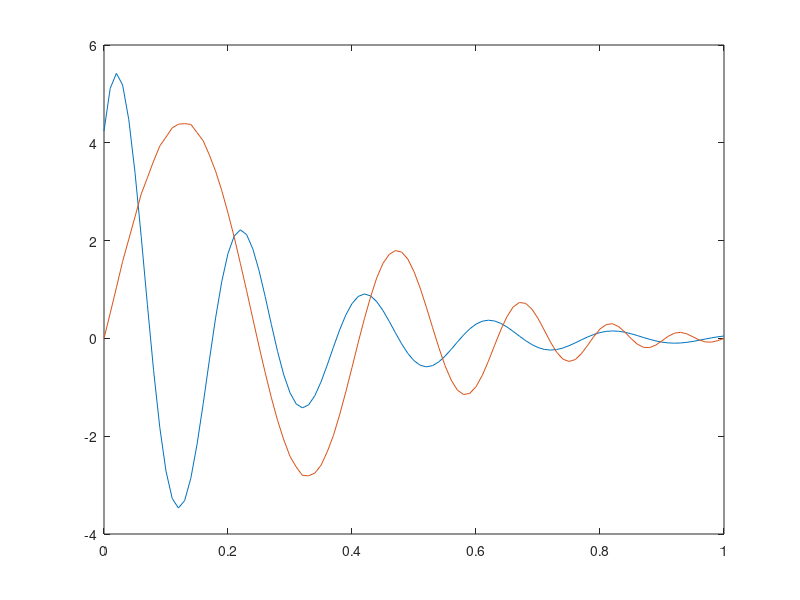

This figure's MATLAB source: (Note: this script raises an error after producing the figure.)
% penalized registration example (diagonal case)
clear all; close all;
%%%%%%%%%%%%%%%%%%%%%%%%%%%%%%%%%%%%%%%%%%%%%%%%%%%%%%%%%%%%%%%%%%%%%%%%%%%%%%%%%%%%%%%%%%%%%%%%%%%%%%%%%%%
%%% Step 1: simulate f1 and f2 as the two functions to be aligned
%%%%%%%%%%%%%%%%%%%%%%%%%%%%%%%%%%%%%%%%%%%%%%%%%%%%%%%%%%%%%%%%%%%%%%%%%%%%%%%%%%%%%%%%%%%%%%%%%%%%%%%%%%%
N = 101;
t = linspace(0,1,N);
f1 = @(x) 6*(0.8).^(20*x).*cos(10*pi.*x-pi/4);
f2 = @(x) 5*(0.8).^(20*x).*sin(10*pi.*x);
time_gap = 1/(N-1);
a = [-0.5, 2];
f1 = f1(t)';
gamma2 = (exp(a(2)*t)-1)/(exp(a(2))-1);
f2 = 1.1*interp1(t,f2(t),gamma2);
f2 = f2';
figure(1); clf;
plot(t, f1, t, f2);
q1 = sign(gradient(f1)/time_gap).*sqrt(abs(gradient(f1)/time_gap));
q2 = sign(gradient(f2)/time_gap).*sqrt(abs(gradient(f2)/time_gap));

%%%%%%%%%%%%%%%%%%%%%%%%%%%%%%%%%%%%%%%%%%%%%%%%%%%%%%%%%%%%%%%%%%%%%%%%%%%%%%%%%%%%%%%%%%
%%% Step 2: Gradient Descent for Penalized function alignment
%%%%%%%%%%%%%%%%%%%%%%%%%%%%%%%%%%%%%%%%%%%%%%%%%%%%%%%%%%%%%%%%%%%%%%%%%%%%%%%%%%%%%%%%%%
lamb = 10; %% set penalty parameter
ini_gamma = t.^(0.2); %% set initial function
learnrate = 0.0002; %% set learning rate
Maxiter = 100;
% simulate the diagnal inverse covariance f_cov
t = t';
f_function1 = @(t) 0.025*(t+0.1);
f_function2 = @(t) 2.5*t;
x1 = linspace(1,100,101);
f_cov = f_function1(x1(1:60)');
f_cov(62:101,:)= f_function2(x1(61:100));

% calculate the optimal warping new_gamma
new_gamma = penaltyFA(f1, f2, t, f_cov, lamb, ini_gamma, learnrate, Maxiter);

%%%%%%%%%%%%%%%%%%%%%%%%%%%%%%%%%%%%%%%%%%%%%%%%%%%%%%%%%%%%%%%%%%%%%%%%%%%%%%%%%%%%%%%%%%
%%% Step 3: Align f2 to match f1 without penalty by setting lamb = 0
%%%%%%%%%%%%%%%%%%%%%%%%%%%%%%%%%%%%%%%%%%%%%%%%%%%%%%%%%%%%%%%%%%%%%%%%%%%%%%%%%%%%%%%%%%
lamb = 0;
learnrate = 0.0003;
gamma_t = penaltyFA(f1, f2, t, f_cov, lamb, ini_gamma, learnrate, Maxiter);


%%%%%%%%%%%%%%%%%%%%%%%%%%%%%%%%%%%%%%%%%%%%%%%%%%%%%%%%%%%%%%%%%%%%%%%%%%%%%%%%%%%%%%%%%%
%%% Step 4: plot the alignment results
%%%%%%%%%%%%%%%%%%%%%%%%%%%%%%%%%%%%%%%%%%%%%%%%%%%%%%%%%%%%%%%%%%%%%%%%%%%%%%%%%%%%%%%%%%
lsize = 16; % Label fontsize
nsize = 18; % Axis fontsize
figure(7);clf;
plot(t, gamma_t,'R','LineWidth', 1.5);
hold on;
plot(t, new_gamma,'K','LineWidth', 1.5);
plot(t, t ,'G','LineWidth', 1.5);
legend({'\gamma*_{\lambda=0}','\gamma*_{\lambda=10}','\gamma_{id}'},'location','best','FontSize',12,'Box','off');
axis equal;
ylim([0,1]);
xlim([0,1]);
xticks([0 0.2 0.4 0.6 0.8 1]);
set(gca, 'Fontsize', nsize,'linewidth', 1.5)
set(gcf,'paperpositionmode','auto');
set(gcf,'windowstyle','normal');
set(gca,'LooseInset',max(get(gca,'TightInset'), 0.02))
set(gca,'fontweight','normal')
opts.Colors     = get(groot,'defaultAxesColorOrder');
opts.saveFolder = 'img/';
opts.width      = 12;
opts.height     = 10;
opts.fontType   = 'Times';

%%% plot f1,f2,f2_gamma_t %%%
f2_gamma_t = interp1(t,f2,gamma_t);
figure(5);clf;
plot(t,f1,'b','LineWidth', 1.5);
hold on;
plot(t,f2,'g','LineWidth', 1.5);
plot(t, f2_gamma_t, 'r--','LineWidth', 1.5)
f2_gamma_t_new1 = interp1(t,f2,new_gamma);   
plot(t, f2_gamma_t_new1, 'k--','LineWidth', 1.5)
legend({'f_1(t)','f_2(t)','f_2(\gamma*_{\lambda=0}(t))','f_2(\gamma*_{\lambda=10}(t))'},'location','best','FontSize',12,'Box','off');
set(gca, 'Fontsize', nsize,'linewidth', 1.5)
set(gcf,'paperpositionmode','auto');
set(gcf,'windowstyle','normal');
set(gca,'LooseInset',max(get(gca,'TightInset'), 0.02))
set(gca,'fontweight','normal')
opts.Colors     = get(groot,'defaultAxesColorOrder');
opts.saveFolder = 'img/';
opts.width      = 12;
opts.height     = 10;
opts.fontType   = 'Times';
xticks([0 0.2 0.4 0.6 0.8 1]);
% pbaspect([1 1 1]);

figure(2);clf;
plot(t(1:61),f_cov(1:61),'b','LineWidth', 1.5);
hold on;
plot(t(62),f_cov(62),'bo','LineWidth', 1.5)
plot(t(62:101),f_cov(62:101),'b','LineWidth', 1.5);
set(gca, 'Fontsize', nsize,'linewidth', 1.5)
set(gcf,'paperpositionmode','auto');
set(gcf,'windowstyle','normal');
set(gca,'LooseInset',max(get(gca,'TightInset'), 0.02))
set(gca,'fontweight','normal')
opts.Colors     = get(groot,'defaultAxesColorOrder');
opts.saveFolder = 'img/';
opts.width      = 12;
opts.height     = 10;
opts.fontType   = 'Times';
xticks([0 0.2 0.4 0.6 0.8 1]);